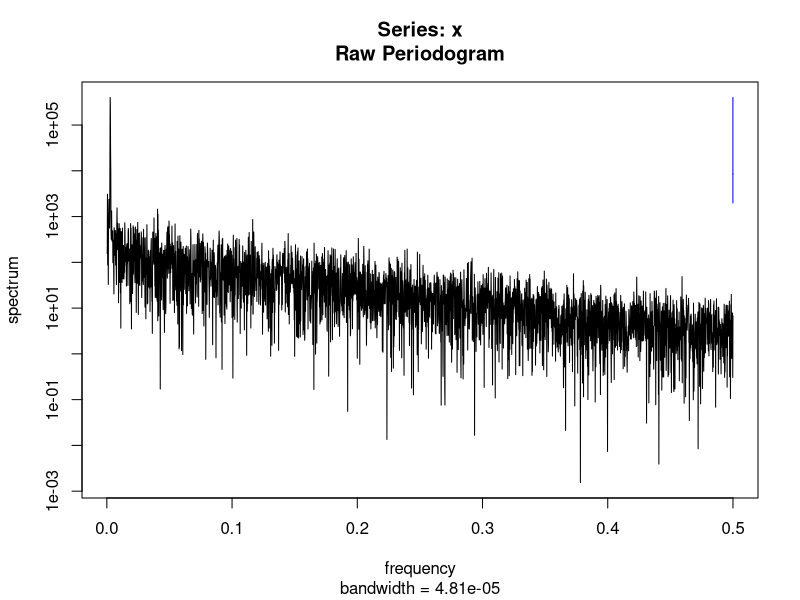
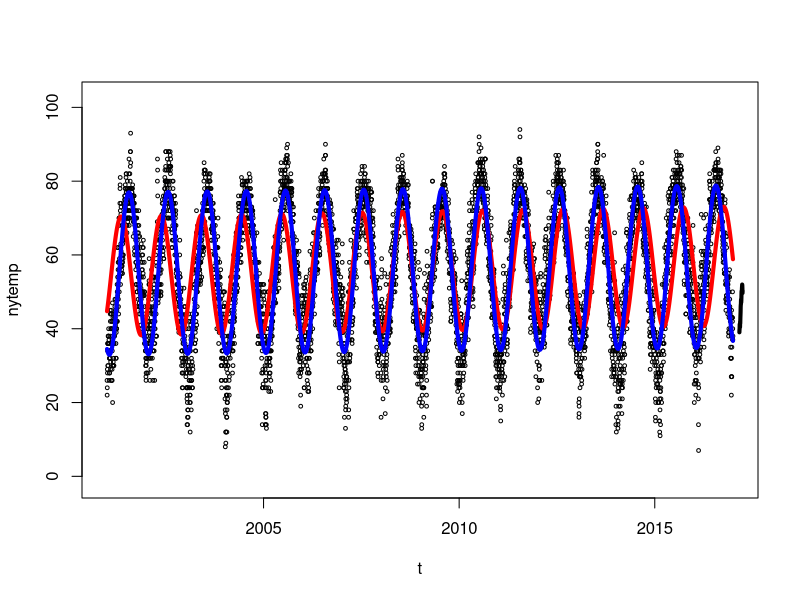

Recreate these plots in R, in order.

setwd('D:/Columbia 17spring/stoch in fin/proj')

ny <- read.csv("nyc_daily_2001_2016.csv")
# peru <- read.csv("Peru.csv")
# drops <-c("X")
# peru <-peru[, !(names(peru) %in% drops)]
colnames(ny)[1]<-"date"

head(ny)
# head(peru)

ny$date<-as.Date(ny$date,"%m/%d/%Y")
# peru$date<-as.Date(peru$date,"%m/%d/%Y")

nytemp<-as.numeric(as.character(ny$avg))
# perutemp<-as.numeric(as.character(peru$avg))

t<-ny$date



# for ny
##reference:http://stats.stackexchange.com/questions/60994/fit-a-sinusoidal-term-to-data
# which(is.na(nytemp))

nytemp[4046] = (nytemp[4045]+nytemp[4048])/2
nytemp[4047] = nytemp[4046]

# calculate per
ssp <- spectrum(nytemp)  
per <- 1/ssp$freq[ssp$spec==max(ssp$spec)]


# plot to check the difference
rg <- diff(range(nytemp, na.rm = TRUE), na.rm=TRUE)
plot(nytemp~t,ylim=c(min(nytemp,na.rm=TRUE)-0.1*rg,max(nytemp,na.rm=TRUE)+0.1*rg),cex=0.5)

# including the trend term t
# fit linear model
dates = 1:5844
reslm2 <- lm(nytemp ~ dates+sin(2*pi/per*dates)+cos(2*pi/per*dates))#+sin(4*pi/per*t)+cos(4*pi/per*t))
summary(reslm2)

t_mean<-function(t){
  t_mean <- 54.2310 + 0.0004689*t +12.8961*sin(2*pi/per * t) - 9.6925*cos(2*pi/per * t) 
  return (t_mean)
}

fitmean <- t_mean(dates)
lines(fitmean~t,col='red',lwd=4)    # solid red line is periodic with second harmonic




# fit non-linear model
W = 2*pi/per
reslm3 <- nls(nytemp ~ cons+A*dates+B*sin(W*dates)+C*cos(W*dates), start=list(cons=54.2312, A=0.0004681, B=12.900,W=W,C=-9.6935))#+sin(4*pi/per*t)+cos(4*pi/per*t))
summary(reslm3)


# the fitted model could be written into: T = 54.92 + 0.0003318*t -8.461*sin(0.0172 * t) - 20.029*cos(0.0172 * t) + sigma1 * W(t)
t_mean2<-function(t){
  t_mean2 <- 54.92 + 0.0003336*t -8.459*sin(0.0172 * t) - 20.28*cos(0.0172 * t) 
  return (t_mean2)
}
fitmean2 <- t_mean2(dates)
lines(fitmean2~t,col='blue',lwd=4)  


# sigma
sigma1=sd(diff(nytemp)) #using difference of y, the one on the paper
# sigma2=sd(nytemp-fitmean) #approximate residual standard error




## RUN SIMULATION !!!
tem0 = 25.40
v = sigma1

# number of simulation paths
N = 100

orit = as.Date("2001-01-01",format="%Y-%m-%d")
startt = as.Date("2017-03-01",format="%Y-%m-%d")
finalt = as.Date("2017-03-31",format="%Y-%m-%d")
# set the step to be 1
dt = 1
time1 = as.numeric(startt-orit)+1
time2= as.numeric(finalt-orit)+1


df<- data.frame(matrix(NA, nrow = time2-time1+3, ncol= N))

df[1,]= t_mean2(time1)
#HDD
df[time2-time1+2,] = max(65-t_mean2(time1),0)
#CDD
df[time2-time1+3,] = max(t_mean2(time1)-65,0)


for(a in 1:N){
  for(b in 1: (time2-time1)){
      dw = rnorm(1)*1;
      temp = df[b,a]
      df[b+1,a] = temp+(t_mean2(b+time1)-t_mean2(b+time1-1))+v*dw
      # HDD
      df[time2-time1+2,a] = df[time2-time1+2,a] + max(65-df[b+1,a],0)
      # CDD
      df[time2-time1+3,a] = df[time2-time1+3,a] + max(df[b+1,a]-65,0)
  }
}

finalsim<- rowMeans(df[1:(time2-time1+1),])
# seasonal HDD Nov to Mar
finalHDD <- rowMeans(df[time2-time1+2,])
# seasonal CDD May to Sep
finalCDD<- rowMeans(df[time2-time1+3,])


# the prediction line
lines(finalsim~seq(from=startt,to=finalt,by='days'),col='black',lwd=4) 

